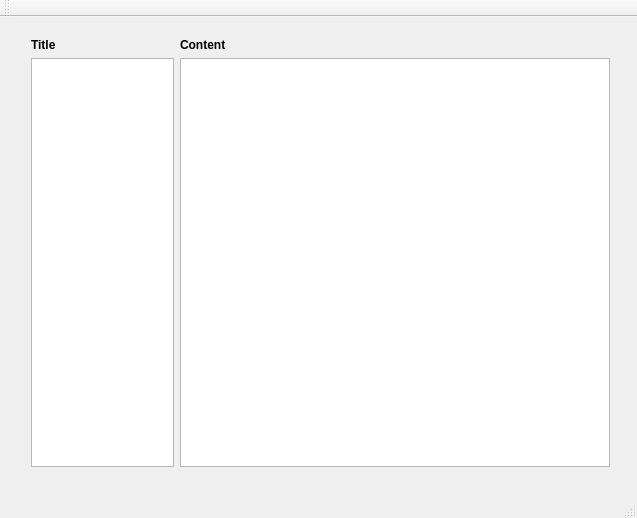
<?xml version="1.0" encoding="UTF-8"?>
<ui version="4.0">
 <class>SubscriberAppClass</class>
 <widget class="QMainWindow" name="SubscriberAppClass">
  <property name="geometry">
   <rect>
    <x>0</x>
    <y>0</y>
    <width>637</width>
    <height>518</height>
   </rect>
  </property>
  <property name="maximumSize">
   <size>
    <width>16777215</width>
    <height>16777215</height>
   </size>
  </property>
  <property name="baseSize">
   <size>
    <width>6400</width>
    <height>6400</height>
   </size>
  </property>
  <property name="windowTitle">
   <string>SubscriberApp</string>
  </property>
  <widget class="QWidget" name="centralWidget">
   <widget class="QWidget" name="layoutWidget">
    <property name="geometry">
     <rect>
      <x>20</x>
      <y>10</y>
      <width>601</width>
      <height>451</height>
     </rect>
    </property>
    <layout class="QVBoxLayout" name="verticalLayout">
     <item>
      <layout class="QHBoxLayout" name="horizontalLayout" stretch="1,3">
       <item>
        <widget class="QLabel" name="label">
         <property name="font">
          <font>
           <bold>true</bold>
          </font>
         </property>
         <property name="text">
          <string>Title</string>
         </property>
        </widget>
       </item>
       <item>
        <widget class="QLabel" name="label_2">
         <property name="font">
          <font>
           <bold>true</bold>
          </font>
         </property>
         <property name="text">
          <string>Content</string>
         </property>
        </widget>
       </item>
      </layout>
     </item>
     <item>
      <layout class="QHBoxLayout" name="horizontalLayout_2" stretch="1,3">
       <item>
        <widget class="QListWidget" name="listMessage"/>
       </item>
       <item>
        <widget class="QTextEdit" name="messageContent">
         <property name="sizePolicy">
          <sizepolicy hsizetype="Expanding" vsizetype="Expanding">
           <horstretch>1</horstretch>
           <verstretch>0</verstretch>
          </sizepolicy>
         </property>
         <property name="maximumSize">
          <size>
           <width>16777215</width>
           <height>16777215</height>
          </size>
         </property>
        </widget>
       </item>
      </layout>
     </item>
    </layout>
   </widget>
  </widget>
  <widget class="QMenuBar" name="menuBar">
   <property name="geometry">
    <rect>
     <x>0</x>
     <y>0</y>
     <width>637</width>
     <height>26</height>
    </rect>
   </property>
  </widget>
  <widget class="QToolBar" name="mainToolBar">
   <attribute name="toolBarArea">
    <enum>TopToolBarArea</enum>
   </attribute>
   <attribute name="toolBarBreak">
    <bool>false</bool>
   </attribute>
  </widget>
  <widget class="QStatusBar" name="statusBar"/>
 </widget>
 <layoutdefault spacing="6" margin="11"/>
 <resources/>
 <connections/>
</ui>
